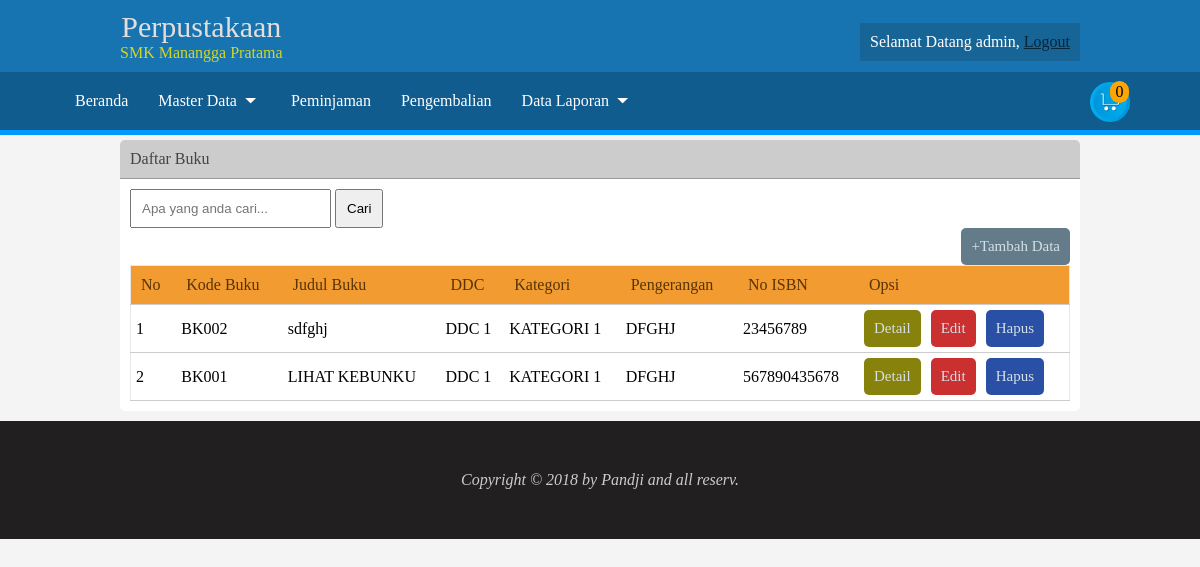
The page /admin/cari_buku.php (signed in) on the database its author committed.
### tables this page shows
CREATE TABLE `tb_buku` (
  `kode_buku` varchar(35) NOT NULL,
  `isbn` varchar(100) NOT NULL,
  `judul_buku` varchar(100) NOT NULL,
  `ddc` varchar(35) NOT NULL,
  `kategori` varchar(35) NOT NULL,
  `format` varchar(35) NOT NULL,
  `pengarang` varchar(50) NOT NULL,
  `penerbit` varchar(35) NOT NULL,
  `tahun_terbit` varchar(5) NOT NULL,
  `edisi` varchar(10) NOT NULL,
  `stok` int(11) NOT NULL,
  `cover` varchar(50) NOT NULL,
  `view` int(11) NOT NULL,
  `tanggal_masuk` date NOT NULL
);

### admin/cari_buku.php (the view)
<?php
	include 'header.php';
?>
	<div class="induk3">
		<div class="content1">
			<div class="judul">
				Daftar Buku
			</div>
			<div class="isi-konten">
				<form method="post" action="cari_buku.php">
					<input type="text" name="search" placeholder="Apa yang anda cari...">
					<input type="submit" name="cari" value="Cari">
				</form>
				<a href="tambah_buku.php">
					<div class="btn">
						+Tambah Data
					</div>
				</a>
				<table>
					<tr>
						<th>No</th>
						<th>Kode Buku</th>
						<th>Judul Buku</th>
						<th>DDC</th>
						<th>Kategori</th>
						<th>Pengerangan</th>
						<th>No ISBN</th>
						<th width="150px;">Opsi</th>
					</tr>
					<?php
						$search = $_POST['search'];
						$i=1;
						$sql_buku = mysql_query("SELECT * FROM tb_buku where kode_buku like '%$search%' or judul_buku like '%$search%' order by kode_buku desc");
						while ($data = mysql_fetch_array($sql_buku)) {
						?>
					<tr>
						<td><?php echo $i; ?></td>
						<td><?php echo $data['kode_buku']; ?></td>
						<td><?php echo $data['judul_buku']; ?></td>
						<td><?php echo $data['ddc']; ?></td>
						<td><?php echo $data['kategori']; ?></td>
						<td><?php echo $data['pengarang']; ?></td>
						<td><?php echo $data['isbn']; ?></td>
						<td width="200px;">
							<a href="detail_buku.php?kode=<?php echo $data['kode_buku']; ?>" title="detail">
								<div class="btn-yellow">
									Detail
								</div>
							</a>
							<a href="edit_buku.php?kode=<?php echo $data['kode_buku']; ?>" title="Edit">
								<div class="btn-red">
									Edit
								</div>
							</a>
							<a href="hapus_buku.php?kode=<?php echo $data['kode_buku']; ?>" title="Hapus">
								<div class="btn-blue">
									Hapus
								</div>
							</a>
						</td>
					</tr>
						<?php
						$i++;
						}
					?>
				</table>
			</div>
		</div>
	</div>
<?php
	include 'footer.php';
?>

### admin/header.php (shortened to what this page needs)
<!DOCTYPE html>
<html>
<head>
	<link rel="stylesheet" type="text/css" href="css/style.css">
</head>
<body>
	<div class="induk1">
		<div class="content1">
			<div class="logo">
				<div class="si">
					Perpustakaan
				</div>
				<div class="perpus">
					SMK Manangga Pratama
				</div>
			</div>
			<div class="user">
				<?php
					$du = mysql_fetch_array(mysql_query("SELECT * FROM tb_admin where username = '$_SESSION[username]'"));
				?>
				Selamat Datang <?php echo $du['username']; ?>, <a href="logout.php" style="color: #07273c;">Logout</a>
			</div>
		</div>
	</div>
	<div class="induk2">
		<div class="menu">
			<ul>
				<a href="index.php"><li>Beranda</li></a>
				<a href="#"><li>Master Data <img src="img/dropdown.png" width="20px;">
				</li></a>
				<a href="peminjaman.php"><li>
				Peminjaman</li></a>
				<a href="pengembalian.php"><li>Pengembalian</li></a>
				<a href="#"><li>Data Laporan <img src="img/dropdown.png" width="20px;">
					</li></a>
			</ul>
			<div class="chart" style="float: right; padding: 10px;">
				<a href="keranjang.php" title="Chart"><img src="img/download.png" width="40px"></a>
				<div class="jumlah_peminjaman" style=" width : 15px; border-radius: 100px; ;padding: 2px; position: absolute; text-align: center; margin-top: -45px; margin-left: 20px; background: orange">
					<?php
						$sql_keranjang = mysql_query("SELECT * FROM tb_keranjang");
						$row = mysql_num_rows($sql_keranjang);
						echo $row;
					?>
				</div>
			</div>
		</div>
	</div>

### admin/css/style.css (style rules this page uses)
* { margin: 0; padding: 0; }
body { background: #f4f4f4; }
.induk1 { background: #1874b1; width: 100%; }
.induk1 .content1 { padding: 10px; width: 80%; margin: 0 auto; }
.logo { color: #d3d625; text-align: center; display: inline-block; float: left; }
.logo .si { font-size: 30px; font-family: andalus; color: #e4dedb; }
.user { float: right; padding: 10px; background: #16415f52; color: #fff; margin-top: 13px; }
.induk2 { background: #105c8e; border-bottom: 5px solid #09f; }
.induk2 .menu { width: 1080px; margin: 0 auto; }
.induk2 .menu ul { list-style: none; margin: 0; }
.menu ul a { color: #fff; text-decoration: none; font-family: Adobe Kaiti Std R; }
.menu ul li { float: left; padding: 20px 15px; }
.menu ul li img { top: 1px; }
.induk3 { margin-bottom: 10px; }
.induk3 .content1 { width: 80%; background: #fff; margin: 0 auto; margin-top: 5px; border-radius: 5px; }
.induk3 .content1 .judul { padding: 10px; background: #ccc; border-radius: 5px 5px 0 0; border-bottom: 1px solid #999; color: #444 }
.isi-konten { padding: 10px; }
.isi-konten table { width: 100%; border-collapse: collapse; border: 1px solid #e8e6e6; border-radius: 5px; }
.isi-konten table th { text-align: left; font-weight: 90; padding: 10px; background: #f19b30; color: #583304; }
.isi-konten table td { text-align: left; padding: 5px; }
.btn { background: #647b8a; padding: 10px; float: right; border-radius: 5px; }
.isi-konten a { color: #d5e0e6; font-size: 15px; }
input[name="search"] { padding: 10px; }
input[name="cari"] { padding: 10px; }
.btn-red { padding: 10px; float: left; background: #ca3030; border-radius: 5px; }
.btn-blue { margin-left: 10px; padding: 10px; float: left; background: #2a50a5; border-radius: 5px; }
.btn-yellow { margin-right: 10px; padding: 10px; float: left; background: #86820b; border-radius: 5px; }
tr { border-bottom: 1px solid #ccc; }

### rows shown on the page
tb_buku: kode_buku "BK002", judul_buku "sdfghj", ddc "DDC 1", kategori "KATEGORI 1", pengarang "DFGHJ", isbn "23456789"
tb_buku: kode_buku "BK001", judul_buku "LIHAT KEBUNKU", ddc "DDC 1", kategori "KATEGORI 1", pengarang "DFGHJ", isbn "567890435678"

### other values the page prints
$du['username'] "admin"
$row "0"
